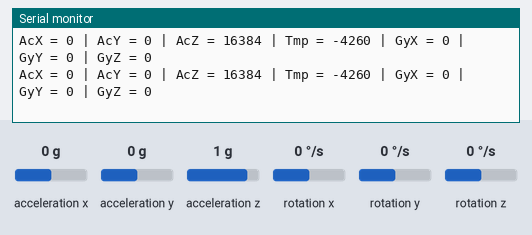
The sketch below on a simulated Arduino Uno, built with avr-gcc and run on an emulated ATmega328P. Parts: the last lines printed to the serial monitor. Wiring (inferred from the names in the program): MPU-6050 motion sensor at I2C address 0x68. The inputs (shaded band) are chosen by the test bench; at power-on: acceleration x 0 g, acceleration y 0 g, acceleration z 1 g, rotation x 0 °/s, rotation y 0 °/s, rotation z 0 °/s.

Above: at 1.3 s.
1.4 s: acceleration x set to -1.4 g
At 1.9 s:
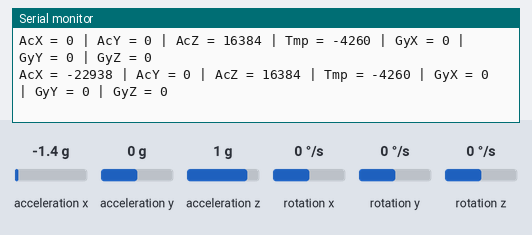
2.9 s: acceleration y set to -1.4 g
At 3.4 s:
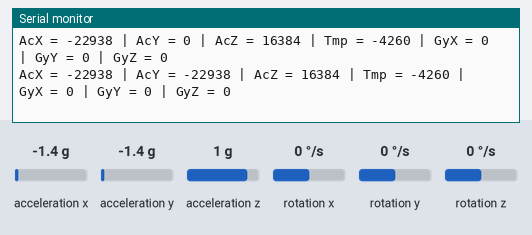
4.4 s: acceleration z set to -1.4 g
At 4.9 s:
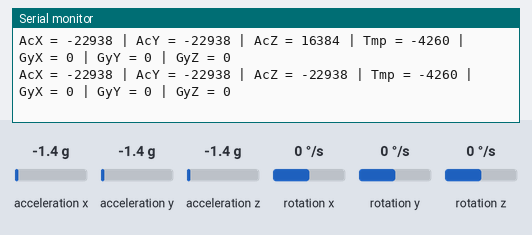
5.9 s: rotation x set to -192 °/s
At 6.5 s:
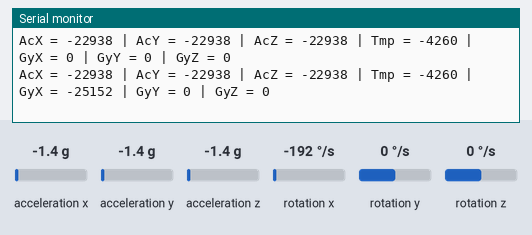
7.4 s: rotation y set to -192 °/s
At 8.0 s:
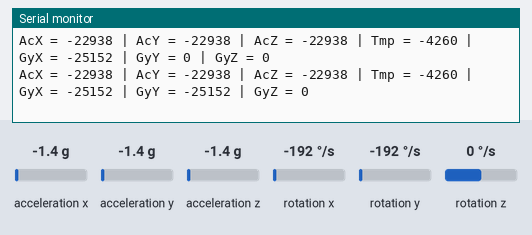

The sketch:

GY521_simple_interrog.ino
```cpp
#include <Wire.h>

const int MPU_addr=0x68;  // I2C address of the MPU-6050
int16_t AcX,AcY,AcZ,Tmp,GyX,GyY,GyZ;

void setup() {
  Wire.begin();
  Serial.begin(115200);

  check_I2c(MPU_addr);  // Check that there is an MPU

  Wire.beginTransmission(MPU_addr);
  Wire.write(0x6B);  // PWR_MGMT_1 register
  Wire.write(0);     // set to zero (wakes up the MPU-6050)
  Wire.endTransmission(true);
}

void loop() {

  Wire.beginTransmission(MPU_addr);
  Wire.write(0x3B);  // starting with register 0x3B (ACCEL_XOUT_H)
  Wire.endTransmission(false);
  Wire.requestFrom(MPU_addr,14,true);  // request a total of 14 registers
  AcX=Wire.read()<<8|Wire.read();  // 0x3B (ACCEL_XOUT_H) & 0x3C (ACCEL_XOUT_L)
  AcY=Wire.read()<<8|Wire.read();  // 0x3D (ACCEL_YOUT_H) & 0x3E (ACCEL_YOUT_L)
  AcZ=Wire.read()<<8|Wire.read();  // 0x3F (ACCEL_ZOUT_H) & 0x40 (ACCEL_ZOUT_L)
  Tmp=Wire.read()<<8|Wire.read();  // 0x41 (TEMP_OUT_H) & 0x42 (TEMP_OUT_L)
  GyX=Wire.read()<<8|Wire.read();  // 0x43 (GYRO_XOUT_H) & 0x44 (GYRO_XOUT_L)
  GyY=Wire.read()<<8|Wire.read();  // 0x45 (GYRO_YOUT_H) & 0x46 (GYRO_YOUT_L)
  GyZ=Wire.read()<<8|Wire.read();  // 0x47 (GYRO_ZOUT_H) & 0x48 (GYRO_ZOUT_L)
  Serial.print("AcX = "); Serial.print(AcX);
  Serial.print(" | AcY = "); Serial.print(AcY);
  Serial.print(" | AcZ = "); Serial.print(AcZ);
  Serial.print(" | Tmp = "); Serial.print(Tmp);
  Serial.print(" | GyX = "); Serial.print(GyX);
  Serial.print(" | GyY = "); Serial.print(GyY);
  Serial.print(" | GyZ = "); Serial.println(GyZ);


  delay(500);  // Wait 0.5 seconds and scan again
}


byte check_I2c(byte addr){
   // We are using the return value of
  // the Write.endTransmisstion to see if
  // a device did acknowledge to the address.
  byte error;
  Wire.beginTransmission(addr);
  error = Wire.endTransmission();
  Serial.println(" ");
  if (error == 0)
    {
      Serial.print(" Device Found at 0x");
      Serial.println(addr,HEX);
    }
  else
    {
      Serial.print(" No Device Found at 0x");
      Serial.println(addr,HEX);
    }
  return error;
  }
```

Measured:
- after the input at 1.4 s, the serial monitor: prints a new line after 0.11 s (image 1)
- after the input at 2.9 s, the serial monitor: prints a new line after 0.12 s (image 2)
- after the input at 4.4 s, the serial monitor: prints a new line after 0.13 s (image 3)
- after the input at 5.9 s, the serial monitor: prints a new line after 0.14 s (image 4)
- after the input at 7.4 s, the serial monitor: prints a new line after 0.16 s (image 5)
